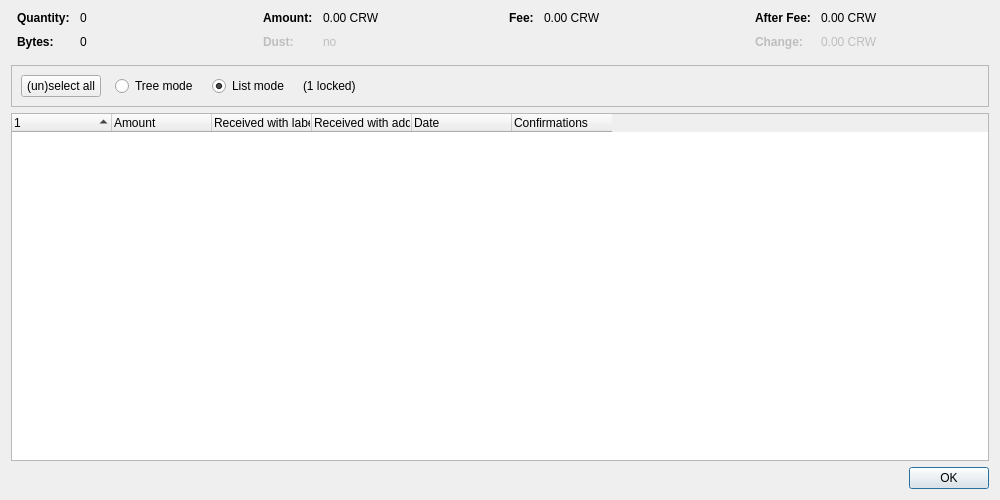
<?xml version="1.0" encoding="UTF-8"?>
<ui version="4.0">
 <class>CoinControlDialog</class>
 <widget class="QDialog" name="CoinControlDialog">
  <property name="geometry">
   <rect>
    <x>0</x>
    <y>0</y>
    <width>1000</width>
    <height>500</height>
   </rect>
  </property>
  <property name="windowTitle">
   <string>Coin Selection</string>
  </property>
  <layout class="QVBoxLayout" name="verticalLayout">
   <item>
    <layout class="QHBoxLayout" name="horizontalLayoutTop" stretch="0,0,0,0">
     <property name="topMargin">
      <number>0</number>
     </property>
     <property name="bottomMargin">
      <number>10</number>
     </property>
     <item>
      <layout class="QFormLayout" name="formLayoutCoinControl1">
       <property name="horizontalSpacing">
        <number>10</number>
       </property>
       <property name="verticalSpacing">
        <number>10</number>
       </property>
       <property name="leftMargin">
        <number>6</number>
       </property>
       <property name="rightMargin">
        <number>6</number>
       </property>
       <item row="0" column="0">
        <widget class="QLabel" name="labelCoinControlQuantityText">
         <property name="font">
          <font>
           <weight>75</weight>
           <bold>true</bold>
          </font>
         </property>
         <property name="text">
          <string>Quantity:</string>
         </property>
        </widget>
       </item>
       <item row="0" column="1">
        <widget class="QLabel" name="labelCoinControlQuantity">
         <property name="cursor">
          <cursorShape>IBeamCursor</cursorShape>
         </property>
         <property name="contextMenuPolicy">
          <enum>Qt::ActionsContextMenu</enum>
         </property>
         <property name="text">
          <string notr="true">0</string>
         </property>
         <property name="textInteractionFlags">
          <set>Qt::LinksAccessibleByMouse|Qt::TextSelectableByKeyboard|Qt::TextSelectableByMouse</set>
         </property>
        </widget>
       </item>
       <item row="1" column="0">
        <widget class="QLabel" name="labelCoinControlBytesText">
         <property name="font">
          <font>
           <weight>75</weight>
           <bold>true</bold>
          </font>
         </property>
         <property name="text">
          <string>Bytes:</string>
         </property>
        </widget>
       </item>
       <item row="1" column="1">
        <widget class="QLabel" name="labelCoinControlBytes">
         <property name="cursor">
          <cursorShape>IBeamCursor</cursorShape>
         </property>
         <property name="contextMenuPolicy">
          <enum>Qt::ActionsContextMenu</enum>
         </property>
         <property name="text">
          <string notr="true">0</string>
         </property>
         <property name="textInteractionFlags">
          <set>Qt::LinksAccessibleByMouse|Qt::TextSelectableByKeyboard|Qt::TextSelectableByMouse</set>
         </property>
        </widget>
       </item>
      </layout>
     </item>
     <item>
      <layout class="QFormLayout" name="formLayoutCoinControl2">
       <property name="horizontalSpacing">
        <number>10</number>
       </property>
       <property name="verticalSpacing">
        <number>10</number>
       </property>
       <property name="leftMargin">
        <number>6</number>
       </property>
       <property name="rightMargin">
        <number>6</number>
       </property>
       <item row="0" column="0">
        <widget class="QLabel" name="labelCoinControlAmountText">
         <property name="font">
          <font>
           <weight>75</weight>
           <bold>true</bold>
          </font>
         </property>
         <property name="text">
          <string>Amount:</string>
         </property>
        </widget>
       </item>
       <item row="0" column="1">
        <widget class="QLabel" name="labelCoinControlAmount">
         <property name="cursor">
          <cursorShape>IBeamCursor</cursorShape>
         </property>
         <property name="contextMenuPolicy">
          <enum>Qt::ActionsContextMenu</enum>
         </property>
         <property name="text">
          <string notr="true">0.00 CRW</string>
         </property>
         <property name="textInteractionFlags">
          <set>Qt::LinksAccessibleByMouse|Qt::TextSelectableByKeyboard|Qt::TextSelectableByMouse</set>
         </property>
        </widget>
       </item>
       <item row="1" column="0">
        <widget class="QLabel" name="labelCoinControlLowOutputText">
         <property name="enabled">
          <bool>false</bool>
         </property>
         <property name="font">
          <font>
           <weight>75</weight>
           <bold>true</bold>
          </font>
         </property>
         <property name="text">
          <string>Dust:</string>
         </property>
        </widget>
       </item>
       <item row="1" column="1">
        <widget class="QLabel" name="labelCoinControlLowOutput">
         <property name="enabled">
          <bool>false</bool>
         </property>
         <property name="cursor">
          <cursorShape>IBeamCursor</cursorShape>
         </property>
         <property name="contextMenuPolicy">
          <enum>Qt::ActionsContextMenu</enum>
         </property>
         <property name="text">
          <string notr="true">no</string>
         </property>
         <property name="textInteractionFlags">
          <set>Qt::LinksAccessibleByMouse|Qt::TextSelectableByKeyboard|Qt::TextSelectableByMouse</set>
         </property>
        </widget>
       </item>
      </layout>
     </item>
     <item>
      <layout class="QFormLayout" name="formLayoutCoinControl3">
       <property name="horizontalSpacing">
        <number>10</number>
       </property>
       <property name="verticalSpacing">
        <number>10</number>
       </property>
       <property name="leftMargin">
        <number>6</number>
       </property>
       <property name="rightMargin">
        <number>6</number>
       </property>
       <item row="0" column="0">
        <widget class="QLabel" name="labelCoinControlFeeText">
         <property name="font">
          <font>
           <weight>75</weight>
           <bold>true</bold>
          </font>
         </property>
         <property name="text">
          <string>Fee:</string>
         </property>
        </widget>
       </item>
       <item row="0" column="1">
        <widget class="QLabel" name="labelCoinControlFee">
         <property name="cursor">
          <cursorShape>IBeamCursor</cursorShape>
         </property>
         <property name="contextMenuPolicy">
          <enum>Qt::ActionsContextMenu</enum>
         </property>
         <property name="text">
          <string notr="true">0.00 CRW</string>
         </property>
         <property name="textInteractionFlags">
          <set>Qt::LinksAccessibleByMouse|Qt::TextSelectableByKeyboard|Qt::TextSelectableByMouse</set>
         </property>
        </widget>
       </item>
      </layout>
     </item>
     <item>
      <layout class="QFormLayout" name="formLayoutCoinControl4">
       <property name="horizontalSpacing">
        <number>10</number>
       </property>
       <property name="verticalSpacing">
        <number>10</number>
       </property>
       <property name="leftMargin">
        <number>6</number>
       </property>
       <property name="rightMargin">
        <number>6</number>
       </property>
       <item row="0" column="0">
        <widget class="QLabel" name="labelCoinControlAfterFeeText">
         <property name="font">
          <font>
           <weight>75</weight>
           <bold>true</bold>
          </font>
         </property>
         <property name="text">
          <string>After Fee:</string>
         </property>
        </widget>
       </item>
       <item row="0" column="1">
        <widget class="QLabel" name="labelCoinControlAfterFee">
         <property name="cursor">
          <cursorShape>IBeamCursor</cursorShape>
         </property>
         <property name="contextMenuPolicy">
          <enum>Qt::ActionsContextMenu</enum>
         </property>
         <property name="text">
          <string notr="true">0.00 CRW</string>
         </property>
         <property name="textInteractionFlags">
          <set>Qt::LinksAccessibleByMouse|Qt::TextSelectableByKeyboard|Qt::TextSelectableByMouse</set>
         </property>
        </widget>
       </item>
       <item row="1" column="0">
        <widget class="QLabel" name="labelCoinControlChangeText">
         <property name="enabled">
          <bool>false</bool>
         </property>
         <property name="font">
          <font>
           <weight>75</weight>
           <bold>true</bold>
          </font>
         </property>
         <property name="text">
          <string>Change:</string>
         </property>
        </widget>
       </item>
       <item row="1" column="1">
        <widget class="QLabel" name="labelCoinControlChange">
         <property name="enabled">
          <bool>false</bool>
         </property>
         <property name="cursor">
          <cursorShape>IBeamCursor</cursorShape>
         </property>
         <property name="contextMenuPolicy">
          <enum>Qt::ActionsContextMenu</enum>
         </property>
         <property name="text">
          <string notr="true">0.00 CRW</string>
         </property>
         <property name="textInteractionFlags">
          <set>Qt::LinksAccessibleByMouse|Qt::TextSelectableByKeyboard|Qt::TextSelectableByMouse</set>
         </property>
        </widget>
       </item>
      </layout>
     </item>
    </layout>
   </item>
   <item>
    <widget class="QFrame" name="frame">
     <property name="minimumSize">
      <size>
       <width>0</width>
       <height>40</height>
      </size>
     </property>
     <property name="frameShape">
      <enum>QFrame::StyledPanel</enum>
     </property>
     <property name="frameShadow">
      <enum>QFrame::Sunken</enum>
     </property>
     <layout class="QHBoxLayout" name="horizontalLayout">
      <item>
       <layout class="QHBoxLayout" name="horizontalLayoutPanel" stretch="0,0,0,0,0">
        <property name="spacing">
         <number>14</number>
        </property>
        <item>
         <widget class="QPushButton" name="pushButtonSelectAll">
          <property name="sizePolicy">
           <sizepolicy hsizetype="Maximum" vsizetype="Fixed">
            <horstretch>0</horstretch>
            <verstretch>0</verstretch>
           </sizepolicy>
          </property>
          <property name="text">
           <string>(un)select all</string>
          </property>
          <property name="autoDefault">
           <bool>false</bool>
          </property>
         </widget>
        </item>
        <item>
         <widget class="QRadioButton" name="radioTreeMode">
          <property name="sizePolicy">
           <sizepolicy hsizetype="Maximum" vsizetype="Fixed">
            <horstretch>0</horstretch>
            <verstretch>0</verstretch>
           </sizepolicy>
          </property>
          <property name="text">
           <string>Tree mode</string>
          </property>
         </widget>
        </item>
        <item>
         <widget class="QRadioButton" name="radioListMode">
          <property name="sizePolicy">
           <sizepolicy hsizetype="Maximum" vsizetype="Fixed">
            <horstretch>0</horstretch>
            <verstretch>0</verstretch>
           </sizepolicy>
          </property>
          <property name="text">
           <string>List mode</string>
          </property>
          <property name="checked">
           <bool>true</bool>
          </property>
         </widget>
        </item>
        <item>
         <widget class="QLabel" name="labelLocked">
          <property name="text">
           <string notr="true">(1 locked)</string>
          </property>
         </widget>
        </item>
        <item>
         <spacer name="horizontalSpacer">
          <property name="orientation">
           <enum>Qt::Horizontal</enum>
          </property>
          <property name="sizeHint" stdset="0">
           <size>
            <width>40</width>
            <height>20</height>
           </size>
          </property>
         </spacer>
        </item>
       </layout>
      </item>
     </layout>
    </widget>
   </item>
   <item>
    <widget class="CoinControlTreeWidget" name="treeWidget">
     <property name="contextMenuPolicy">
      <enum>Qt::CustomContextMenu</enum>
     </property>
     <property name="sortingEnabled">
      <bool>false</bool>
     </property>
     <property name="columnCount">
      <number>6</number>
     </property>
     <attribute name="headerShowSortIndicator" stdset="0">
      <bool>true</bool>
     </attribute>
     <attribute name="headerStretchLastSection">
      <bool>false</bool>
     </attribute>
     <column>
      <property name="text">
       <string/>
      </property>
     </column>
     <column>
      <property name="text">
       <string>Amount</string>
      </property>
     </column>
     <column>
      <property name="text">
       <string>Received with label</string>
      </property>
     </column>
     <column>
      <property name="text">
       <string>Received with address</string>
      </property>
     </column>
     <column>
      <property name="text">
       <string>Date</string>
      </property>
     </column>
     <column>
      <property name="text">
       <string>Confirmations</string>
      </property>
      <property name="toolTip">
       <string>Confirmed</string>
      </property>
     </column>
     <column>
      <property name="text">
       <string/>
      </property>
     </column>
     <column>
      <property name="text">
       <string/>
      </property>
     </column>
     <column>
      <property name="text">
       <string/>
      </property>
     </column>
     <column>
      <property name="text">
       <string/>
      </property>
     </column>
    </widget>
   </item>
   <item>
    <widget class="QDialogButtonBox" name="buttonBox">
     <property name="orientation">
      <enum>Qt::Horizontal</enum>
     </property>
     <property name="standardButtons">
      <set>QDialogButtonBox::Ok</set>
     </property>
    </widget>
   </item>
  </layout>
 </widget>
 <customwidgets>
  <customwidget>
   <class>CoinControlTreeWidget</class>
   <extends>QTreeWidget</extends>
   <header>qt/coincontroltreewidget.h</header>
  </customwidget>
 </customwidgets>
 <resources/>
 <connections/>
</ui>
